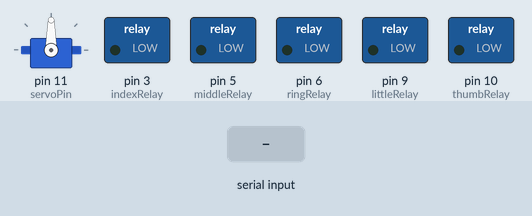
This sketch was run on a simulated Arduino Uno, built with avr-gcc and run on an emulated ATmega328P. On the bench: servo, switched loads named in the sketch (green lamp = pin HIGH). Inputs (shaded band) come from the test bench.

Above: at 1.2 s.
1.3 s: "A,45\n" received over Serial
At 2.5 s:
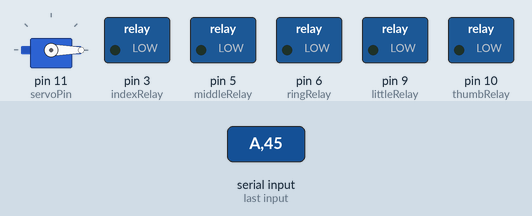
2.8 s: "A90\n" received over Serial
At 3.8 s:
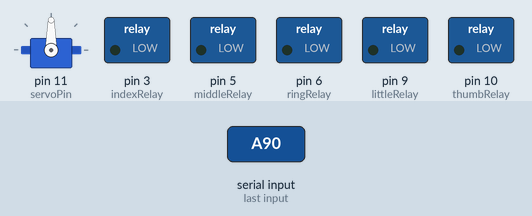
4.3 s: "A\n" received over Serial
At 4.8 s:
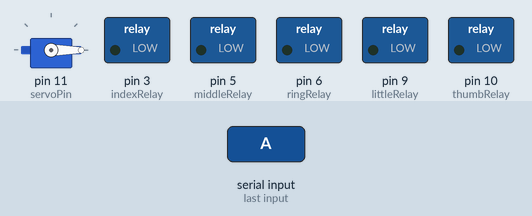
Timing chart, 0 to 7.3 s (numbered marks = the images above; inputs shaded):
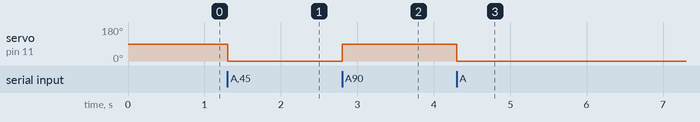

The sketch:

control_light_AC_dimming_test_servo.ino
```cpp
// Relay pins (replacing LEDs)
const int indexRelay = 3;
const int middleRelay = 5;
const int ringRelay = 6;
const int littleRelay = 9;
const int thumbRelay = 10;

// Servo pin (kept in case you still need it)
const int servoPin = 11;

// Store relay states
bool relayStates[5] = {false, false, false, false, false};

// Last servo angle (to hold position in Normal Mode)
int lastServoAngle = 90;

#include <Servo.h>
Servo myServo;

void setup() {
  pinMode(indexRelay, OUTPUT);
  pinMode(middleRelay, OUTPUT);
  pinMode(ringRelay, OUTPUT);
  pinMode(littleRelay, OUTPUT);
  pinMode(thumbRelay, OUTPUT);

  // Initially turn all relays OFF
  digitalWrite(indexRelay, LOW);
  digitalWrite(middleRelay, LOW);
  digitalWrite(ringRelay, LOW);
  digitalWrite(littleRelay, LOW);
  digitalWrite(thumbRelay, LOW);

  myServo.attach(servoPin);
  myServo.write(lastServoAngle); // Start at middle position

  Serial.begin(9600);
}

void loop() {
  if (Serial.available()) {
    String input = Serial.readStringUntil('\n');
    input.trim(); // remove extra spaces/newlines

    if (input.length() == 5 && isDigit(input[0])) {
      // --- Handle Relay control ---
      updateRelay(indexRelay, input[0], 0);
      updateRelay(middleRelay, input[1], 1);
      updateRelay(ringRelay, input[2], 2);
      updateRelay(littleRelay, input[3], 3);
      updateRelay(thumbRelay, input[4], 4);

    } else if (input.startsWith("A")) {
      // --- Handle Servo control ---
      int angle = input.substring(1).toInt(); // extract number after "A"
      angle = constrain(angle, 0, 180);       // ensure within valid range
      myServo.write(angle);
      lastServoAngle = angle;                 // save last angle for Normal Mode
    }
  }
}

// Update relay only if needed (prevents unnecessary switching)
void updateRelay(int pin, char stateChar, int index) {
  bool newState = (stateChar == '1');   // HIGH for ON, LOW for OFF
  if (newState != relayStates[index]) {
    digitalWrite(pin, newState ? HIGH : LOW);
    relayStates[index] = newState;
  }
}
```

Measured:
- after the input at 1.3 s, servo on pin 11 (servoPin): 90° → 0° at once
- after the input at 2.8 s, servo on pin 11 (servoPin): 0° → 90° at once
- after the input at 4.3 s, servo on pin 11 (servoPin): 90° → 0° at once
